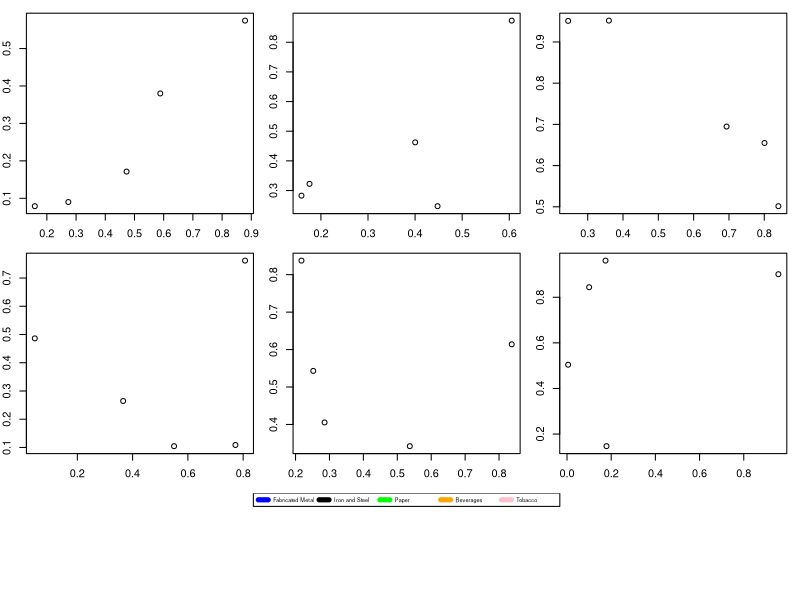

Write the R code that produced this figure.
## layout example
m <- matrix(c(1,2,3,4,5,6,7,7,7),nrow = 3,ncol = 3,byrow = TRUE)
layout(mat = m,heights = c(0.4,0.4,0.2))
for (i in 1:6){
  par(mar = c(2,2,1,1))
  plot(runif(5),runif(5),xlab = "",ylab = "")
}
plot(1, type = "n", axes=FALSE, xlab="", ylab="")
plot_colors <- c("blue","black", "green", "orange", "pink")
legend(x = "top",inset = 0,
       legend = c("Fabricated Metal", "Iron and Steel", "Paper","Beverages", "Tobacco"), 
       col=plot_colors, lwd=5, cex=.5, horiz = TRUE)
